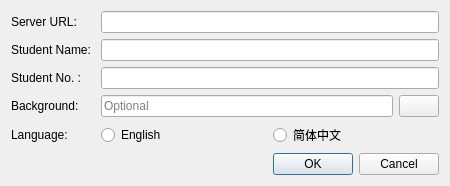
<?xml version="1.0" encoding="UTF-8"?>
<ui version="4.0">
 <class>Settings_EditDialog</class>
 <widget class="QDialog" name="Settings_EditDialog">
  <property name="geometry">
   <rect>
    <x>0</x>
    <y>0</y>
    <width>450</width>
    <height>180</height>
   </rect>
  </property>
  <property name="windowTitle">
   <string>Settings</string>
  </property>
  <layout class="QVBoxLayout" name="verticalLayout">
   <item>
    <layout class="QGridLayout" name="gridLayout">
     <item row="0" column="0">
      <widget class="QLabel" name="label_server">
       <property name="text">
        <string>Server URL: </string>
       </property>
      </widget>
     </item>
     <item row="3" column="1">
      <widget class="QLineEdit" name="edit_background">
       <property name="placeholderText">
        <string>Optional</string>
       </property>
      </widget>
     </item>
     <item row="1" column="0">
      <widget class="QLabel" name="label_name">
       <property name="text">
        <string>Student Name: </string>
       </property>
      </widget>
     </item>
     <item row="1" column="1" colspan="2">
      <widget class="QLineEdit" name="edit_name"/>
     </item>
     <item row="3" column="0">
      <widget class="QLabel" name="label_background">
       <property name="text">
        <string>Background: </string>
       </property>
      </widget>
     </item>
     <item row="2" column="0">
      <widget class="QLabel" name="label_number">
       <property name="text">
        <string>Student No. : </string>
       </property>
      </widget>
     </item>
     <item row="3" column="2">
      <widget class="QPushButton" name="button_background">
       <property name="icon">
        <iconset resource="FontAwesome.min.qrc">
         <normaloff>:/FontAwesome/svgs/solid/folder-open.svg</normaloff>:/FontAwesome/svgs/solid/folder-open.svg</iconset>
       </property>
      </widget>
     </item>
     <item row="0" column="1" colspan="2">
      <widget class="QLineEdit" name="edit_server"/>
     </item>
     <item row="2" column="1" colspan="2">
      <widget class="QLineEdit" name="edit_number"/>
     </item>
     <item row="4" column="0">
      <widget class="QLabel" name="label_language">
       <property name="text">
        <string>Language: </string>
       </property>
      </widget>
     </item>
     <item row="4" column="1" colspan="2">
      <layout class="QHBoxLayout" name="horizontalLayout">
       <item>
        <widget class="QRadioButton" name="radio_ENG">
         <property name="text">
          <string notr="true">English</string>
         </property>
        </widget>
       </item>
       <item>
        <widget class="QRadioButton" name="radio_CHS">
         <property name="text">
          <string notr="true">简体中文</string>
         </property>
        </widget>
       </item>
      </layout>
     </item>
    </layout>
   </item>
   <item>
    <widget class="QDialogButtonBox" name="dialogButtonBox">
     <property name="standardButtons">
      <set>QDialogButtonBox::Cancel|QDialogButtonBox::Ok</set>
     </property>
    </widget>
   </item>
  </layout>
 </widget>
 <tabstops>
  <tabstop>edit_server</tabstop>
  <tabstop>edit_name</tabstop>
  <tabstop>edit_number</tabstop>
  <tabstop>edit_background</tabstop>
  <tabstop>button_background</tabstop>
  <tabstop>radio_ENG</tabstop>
  <tabstop>radio_CHS</tabstop>
 </tabstops>
 <resources>
  <include location="FontAwesome.min.qrc"/>
 </resources>
 <connections>
  <connection>
   <sender>dialogButtonBox</sender>
   <signal>accepted()</signal>
   <receiver>Settings_EditDialog</receiver>
   <slot>accept()</slot>
   <hints>
    <hint type="sourcelabel">
     <x>248</x>
     <y>254</y>
    </hint>
    <hint type="destinationlabel">
     <x>157</x>
     <y>274</y>
    </hint>
   </hints>
  </connection>
  <connection>
   <sender>dialogButtonBox</sender>
   <signal>rejected()</signal>
   <receiver>Settings_EditDialog</receiver>
   <slot>reject()</slot>
   <hints>
    <hint type="sourcelabel">
     <x>316</x>
     <y>260</y>
    </hint>
    <hint type="destinationlabel">
     <x>286</x>
     <y>274</y>
    </hint>
   </hints>
  </connection>
 </connections>
</ui>
